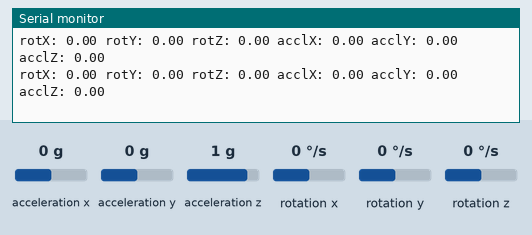
Simulated run of this sketch. Board: Arduino Uno, built with avr-gcc and run on an emulated ATmega328P. On the bench: the last lines printed to the serial monitor. Wiring (inferred from the names in the program): MPU-6050 motion sensor at I2C address 0x68. The test bench sets the inputs (shaded band); at power-on: acceleration x 0 g, acceleration y 0 g, acceleration z 1 g, rotation x 0 °/s, rotation y 0 °/s, rotation z 0 °/s.

Above: at 1.2 s.
1.3 s: acceleration x set to 0.8 g
At 1.42 s:
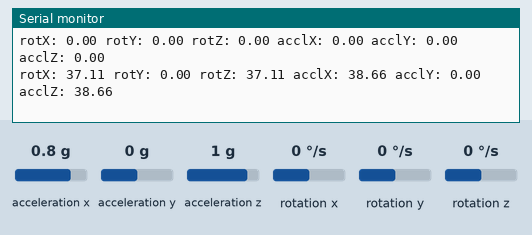
4.3 s: acceleration y set to -1.4 g
At 4.47 s:
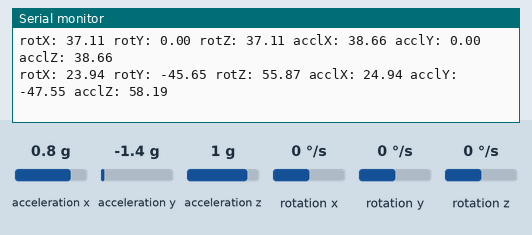
7.3 s: acceleration z set to -1.4 g
At 7.4 s:
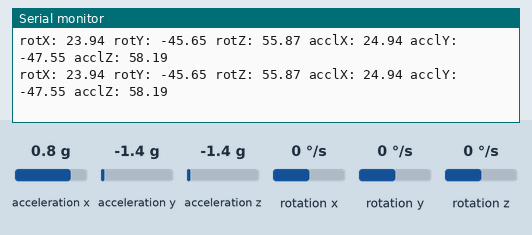
10.3 s: rotation x set to -192 °/s
At 10.38 s:
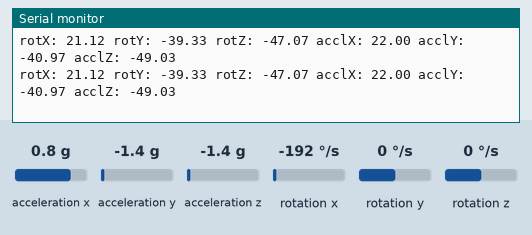
13.3 s: acceleration y set to -0.8 g
At 13.35 s:
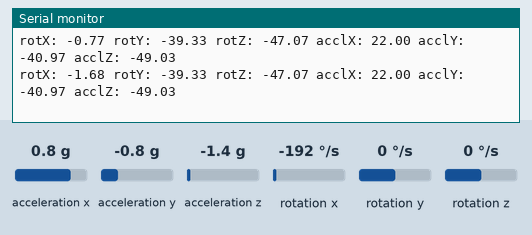
16.3 s: rotation y set to 192 °/s
At 16.34 s:
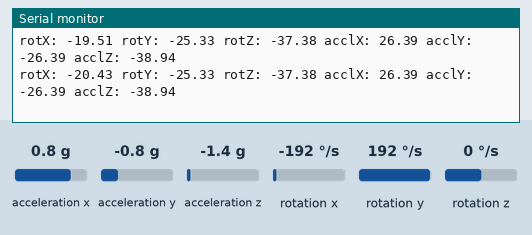
Timing chart, 0 to 19.3 s (numbered marks = the images above; inputs shaded):
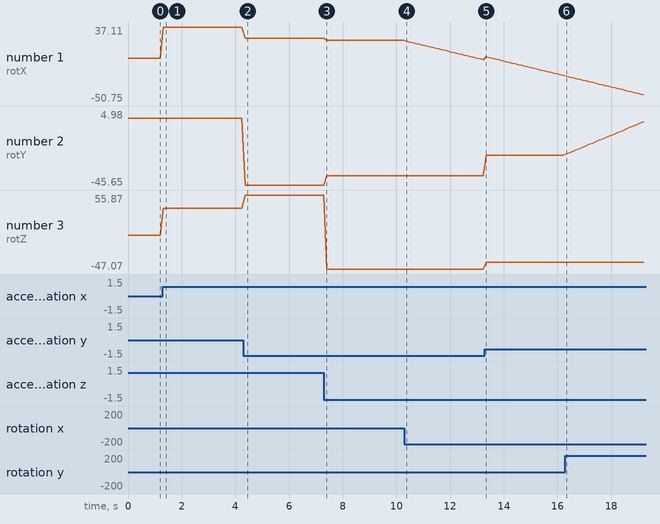

The sketch:

ardunio-mpu6050.ino
```cpp
/*
 * Basic prototype of the MPU-6050, prints readings out via serial.
 * MPU-6050 module uses i2c protocol for communication to arduino.
 *
 * MPU-6050 to Arduino pin layout:
 * SDA = A4
 * SCL = A5
 * GND = GND
 * VCC = 5V
 *
 * Registers and definitions found from
 * reference manual: RM-MPU-6000A
 * https://store.invensense.com/Datasheets/invensense/RM-MPU-6000A.pdf
 *
 * Reference to wire library:
 * https://www.arduino.cc/en/Reference/Wire
 *
 * Reference to calculatingtilt from accelerometer data:
 * http://www.geekmomprojects.com/gyroscopes-and-accelerometers-on-a-chip/
 *
 */
#include <Math.h>
#include <Wire.h>

/* I2C address for the MPU6050 */
static const int MPU_ADDR = 0x68;

static const uint8_t NUMBER_AXIS = 3;
static const uint8_t AXIS_X = 0;
static const uint8_t AXIS_Y = 1;
static const uint8_t AXIS_Z = 2;

/* defines for i2c when ending transmission session */
#define RELEASE_BUS true
#define RESTART_BUS false

void getReadings(double accl[NUMBER_AXIS], double gyro[NUMBER_AXIS]);

void setup()
{
  static const uint8_t PWR_MGMT_1 = 0x6B;
  static const uint8_t WAKE_UP = 0;

  /* Initialise the i2c library */
  Wire.begin();

  /* Signal to the 6050 we want to send i2c to it */
  Wire.beginTransmission(MPU_ADDR);

  /* Tell the 6050 to wake up */
  Wire.write(PWR_MGMT_1);
  Wire.write(WAKE_UP);
  Wire.endTransmission(RELEASE_BUS);

  /* Start serial so we can communicate with arduino */
  Serial.begin(9600);
}

void loop()
{
  static const char AXIS_NAMES[NUMBER_AXIS] = {'X', 'Y', 'Z'};

  double acceleration[NUMBER_AXIS];
  double rotation[NUMBER_AXIS];
  char printBuff[50];

  getReadings(acceleration, rotation);

  /* Print rotational data */
  for (int i = 0; i < NUMBER_AXIS; i++)
  {
    sprintf(printBuff, "rot%c: ", AXIS_NAMES[i]);
    Serial.print(printBuff);
    Serial.print(rotation[i]);
    Serial.print(" ");
  }

  /* Print accel data */
  for (int i = 0; i < NUMBER_AXIS; i++)
  {
    sprintf(printBuff, "accl%c: ", AXIS_NAMES[i], acceleration[i]);
    Serial.print(printBuff);
    Serial.print(acceleration[i]);
    Serial.print(" ");
  }
  Serial.println();

  delay(100);
}

void getReadings(double accl[NUMBER_AXIS], double rotation[NUMBER_AXIS])
{

  static const uint8_t START_ADDR = 0x3B;
  static const uint8_t RECV_SIZE = 14;
  static const uint8_t BYTE_SIZE = 8;

  static const double GYRO_SCALE = 131.0f;
  static const double DEGREES_PER_RADIAN = 57.2958f;

  /*
   * These variables needs to be static as we want to be stored
   * for each call. We also want to be able to set initial values
   */
  static boolean firstRun = true;
  static double lastGX, lastGY, lastGZ;

  static double lastTime = millis();

  double currTime = millis();
  double timeStep = (currTime - lastTime) / 1000.0f;

  /* Signal to i2c we want to send i2c again */
  Wire.beginTransmission(MPU_ADDR);

  /*
   * We now need to read the 7 data registers, luckily they are grouped
   * so we can read from START_ADDR for 14 bytes then send a i2c stop
   */
  Wire.write(START_ADDR);
  Wire.endTransmission(RESTART_BUS);
  Wire.requestFrom(MPU_ADDR, (int)RECV_SIZE, (int)true);

  /* Read the raw acceleration values */
  int16_t rawAX = (Wire.read() << BYTE_SIZE) | Wire.read();
  int16_t rawAY = (Wire.read() << BYTE_SIZE) | Wire.read();
  int16_t rawAZ = (Wire.read() << BYTE_SIZE) | Wire.read();

  /*
   * For some stupid reason temperature register inbetween accel and gyro.
   * We can ignore this reading as it's not actually needed.
   */
  int16_t rawTmp = (Wire.read() << BYTE_SIZE) | Wire.read();

  /* GYRO_SCALE needs to be taken into account (250 deg/s) */
  int16_t rawGX = (Wire.read() << BYTE_SIZE) | Wire.read();
  int16_t rawGY = (Wire.read() << BYTE_SIZE) | Wire.read();
  int16_t rawGZ = (Wire.read() << BYTE_SIZE) | Wire.read();

  double scaledGX = double(rawGX) / GYRO_SCALE;
  double scaledGY = double(rawGY) / GYRO_SCALE;
  double scaledGZ = double(rawGZ) / GYRO_SCALE;

  /* Calculate the accelerometer angles */
  accl[AXIS_X] = DEGREES_PER_RADIAN * atan(rawAX / sqrt(square(rawAY) + square(rawAZ)));
  accl[AXIS_Y] = DEGREES_PER_RADIAN * atan(rawAY / sqrt(square(rawAX) + square(rawAZ)));
  accl[AXIS_Z] = DEGREES_PER_RADIAN * atan(sqrt(square(rawAY) + square(rawAX)) / rawAZ);

  if (firstRun == true)
  {
    /* Set initial values to equal accel values */
    lastGX = accl[AXIS_X];
    lastGY = accl[AXIS_Y];
    lastGZ = accl[AXIS_Z];
    firstRun = false;
  }
  else
  {
    /* Integrate from past gyro values to calc new ones */
    lastGX = lastGX + (timeStep * scaledGX);
    lastGY = lastGY + (timeStep * scaledGY);
    lastGZ = lastGZ + (timeStep * scaledGZ);
  }

  /* Apply filter to values */
  rotation[AXIS_X] = (0.96 * accl[AXIS_X]) + (0.04 * lastGX);
  rotation[AXIS_Y] = (0.96 * accl[AXIS_Y]) + (0.04 * lastGY);
  rotation[AXIS_Z] = (0.96 * accl[AXIS_Z]) + (0.04 * lastGZ);

  /* These values need to be stored for next time function called */
  lastTime = currTime;
}
```

Measured:
- after the input at 1.3 s, the serial monitor: prints a new line at once (image 1)
- after the input at 4.3 s, the serial monitor: prints a new line after 0.06 s (image 2)
- plotted number 1: 0 → 37.11 after the input at 1.3 s, 37.11 → 23.94 after the input at 4.3 s, 23.94 → 21.12 after the input at 7.3 s, 21.12 → -1.68 after the input at 10.3 s, -1.68 → -20.43 after the input at 13.3 s
- plotted number 2: 0 → -45.65 after the input at 4.3 s, -45.65 → -39.33 after the input at 7.3 s, -39.33 → -25.33 after the input at 13.3 s, -25.33 → 4.98 after the input at 16.3 s
- plotted number 3: 0 → 37.11 after the input at 1.3 s, 37.11 → 55.87 after the input at 4.3 s, 55.87 → -47.07 after the input at 7.3 s, -47.07 → -37.38 after the input at 13.3 s
